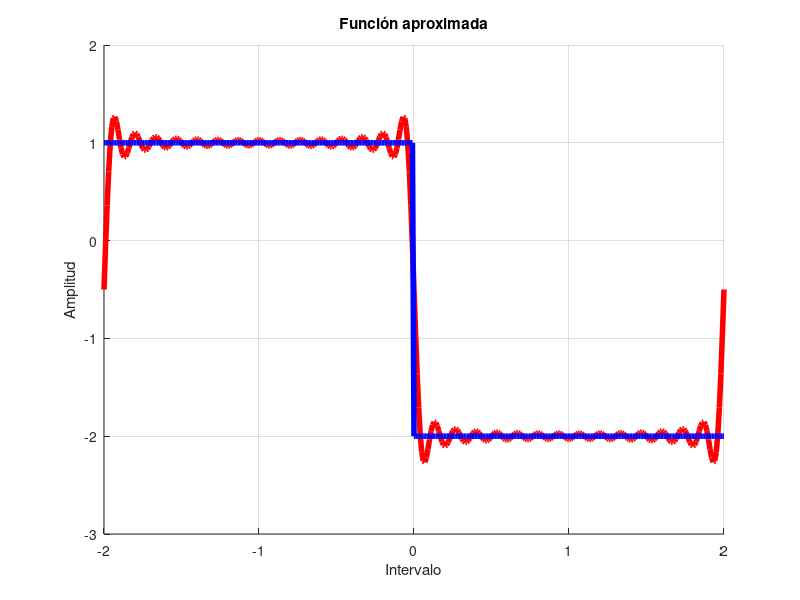

Recreate this plot in MATLAB.
clc; clear all;

% Definir Parámetros
t = -2:0.01:2;

% Definir Funciones
f1 = double(t < 0);
f2 = -2 * double(t >= 0);
y = f1 + f2;
cantidad_de_terminos = 30;
acumulador = 0;

%% Expansión de la sumatoria
for n = 1:cantidad_de_terminos
    an = 0;
    bn = (3 * (-1 + ((-1)^n))) / (pi * n);
    aux = an + bn * sin((pi * n / 2) * t);
    acumulador = acumulador + aux;
end

a0 = -1/2;
acumulador = a0 + acumulador;

% Graficar Funciones
hold on

% Función Aproximada
plot(t, acumulador, 'r', 'linewidth', 4);

% Función Original
plot(t, y, 'b', 'linewidth', 4);
title('Función aproximada');
xlabel('Intervalo');
ylabel('Amplitud');
grid on;
